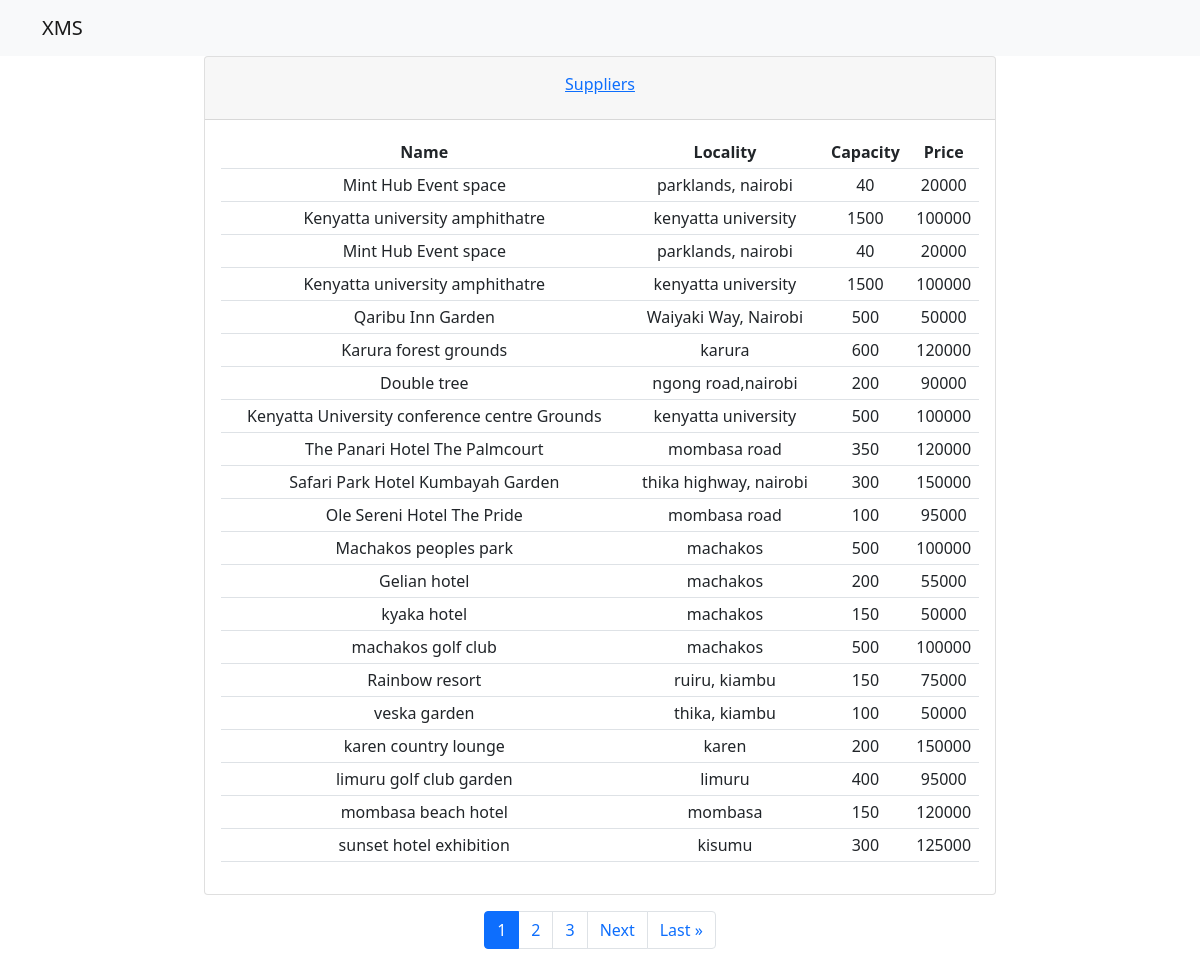
The app's page /venues (signed in) with its own data.
### xp_app/models.py (models this page shows, shortened)
class Venue(models.Model):
    name = models.CharField(max_length=100)
    locality = models.CharField(max_length=100)
    capacity = models.PositiveIntegerField()
    price = models.PositiveIntegerField()

### xp_app/views.py (the view)
# urls.py: path('venues', views.venues, name='venues'),
@login_required()
def venues(request):
    venues = Venue.objects.all()
    p = Paginator(venues, 8)
    page = request.GET.get('page')
    pages = p.get_page(page)
    template = 'venues.html'
    if request.user.is_superuser:
        template = 'admin_venues.html'
    context = {'venues': venues, 'pages': pages}
    return render(request, template, context)

### templates/venues.html (shortened to what this page needs)
{% load static %}
<!DOCTYPE html>
<html lang="en">
<head>
    <link href="https://cdn.jsdelivr.net/npm/bootstrap@5.0.2/dist/css/bootstrap.min.css" rel="stylesheet"
>
    <link rel="stylesheet" href="https://cdn.jsdelivr.net/npm/@fortawesome/fontawesome-free@5.15.4/css/fontawesome.min.css"
>
</head>
<body>
<nav class="navbar navbar-expand-lg navbar-light bg-light">
    <div class="container">
        <a class="navbar-brand" href="{% url 'customer' %}">XMS</a>
    </div>
</nav>
<div class="row">
    <div class="col-sm-2"></div>
    <div class="col-sm-8">
        <div class="card text-center text-dark mb-3">
            <div class="card-header" id="headingOne">
                <h5 class="">
                    <button class="btn btn-link" data-bs-toggle="collapse" data-bs-target="#collapseOne" aria-expanded="true" aria-controls="collapseOne">
                        Suppliers
                    </button>
                </h5>
            </div>
            <div id="collapseOne" class="collapse show" aria-labelledby="headingOne" data-bs-parent="#accordion">
                <div class="card-body">
                    <table class="table table-sm">
                        <tr>
                            <th class="text-center">Name</th>
                            <th class="text-center">Locality</th>
                            <th class="text-center">Capacity</th>
                            <th class="text-center">Price</th>
                        </tr>
                        {% if venues %}
                            {% for venue in venues %}
                                <tr>
                                    <td class="text-center">{{ venue.name }}</td>
                                    <td class="text-center">{{ venue.locality }}</td>
                                    <td class="text-center">{{ venue.capacity }}</td>
                                    <td class="text-center">{{ venue.price }}</td>
                                </tr>
                            {% endfor %}
                        {% endif %}
                    </table>
                </div>
            </div>
        </div>
    </div>
</div>
{% if pages.has_other_pages %}
    <ul class="pagination justify-content-center">
        {% for num in pages.paginator.page_range %}
            {% if pages.number == num %}
                <li class="page-item active" aria-current="page"><span class="page-link">{{ num }}</span></li>
            {% else %}
                <li class="page-item"><a class="page-link" href="?page={{ num }}">{{ num }}</a></li>
            {% endif %}
        {% endfor %}
        {% if pages.has_next %}
            <li class="page-item"><a class="page-link" href="?page={{ pages.next_page_number }}">Next</a></li>
            <li class="page-item"><a class="page-link" href="?page={{ pages.paginator.num_pages }}">Last &raquo;</a></li>
        {% endif %}
    </ul>
{% endif %}
</body>
</html>

### templates/venues.html (style rules this page uses)
.text-center { text-align: center; }

### records on screen
Venue: name "Mint Hub Event space", locality "parklands, nairobi", capacity "40", price "20000"
Venue: name "Kenyatta university amphithatre", locality "kenyatta university", capacity "1500", price "100000"
Venue: name "Mint Hub Event space", locality "parklands, nairobi", capacity "40", price "20000"
Venue: name "Kenyatta university amphithatre", locality "kenyatta university", capacity "1500", price "100000"
Venue: name "Qaribu Inn Garden", locality "Waiyaki Way, Nairobi", capacity "500", price "50000"
Venue: name "Karura forest grounds", locality "karura", capacity "600", price "120000"
Venue: name "Double tree", locality "ngong road,nairobi", capacity "200", price "90000"
Venue: name "Kenyatta University conference centre Grounds", locality "kenyatta university", capacity "500", price "100000"
Venue: name "The Panari Hotel The Palmcourt", locality "mombasa road", capacity "350", price "120000"
Venue: name "Safari Park Hotel Kumbayah Garden", locality "thika highway, nairobi", capacity "300", price "150000"
Venue: name "Ole Sereni Hotel The Pride", locality "mombasa road", capacity "100", price "95000"
Venue: name "Machakos peoples park", locality "machakos", capacity "500", price "100000"
Venue: name "Gelian hotel", locality "machakos", capacity "200", price "55000"
Venue: name "kyaka hotel", locality "machakos", capacity "150", price "50000"
Venue: name "machakos golf club", locality "machakos", capacity "500", price "100000"
Venue: name "Rainbow resort", locality "ruiru, kiambu", capacity "150", price "75000"
Venue: name "veska garden", locality "thika, kiambu", capacity "100", price "50000"
Venue: name "karen country lounge", locality "karen", capacity "200", price "150000"
Venue: name "limuru golf club garden", locality "limuru", capacity "400", price "95000"
Venue: name "mombasa beach hotel", locality "mombasa", capacity "150", price "120000"
Venue: name "sunset hotel exhibition", locality "kisumu", capacity "300", price "125000"

### other values on screen
{{ num }} "1"
{{ num }} "2" "3"
